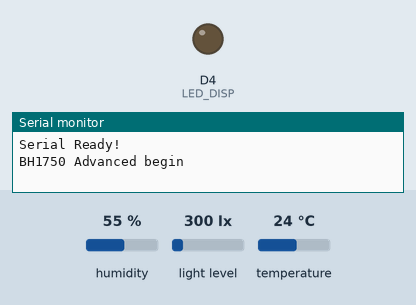
This sketch was run on a simulated ESP8266 (NodeMCU). Parts: output pins drawn as LEDs (lit = HIGH), the last lines printed to the serial monitor. The inputs (shaded band) are chosen by the test bench; at power-on: humidity 55 %, light level 300 lx, temperature 24 °C. WiFi joins after 1.5 s; servers stay silent unless stated.

Above: at 2.9 s.
At 38.9 s:
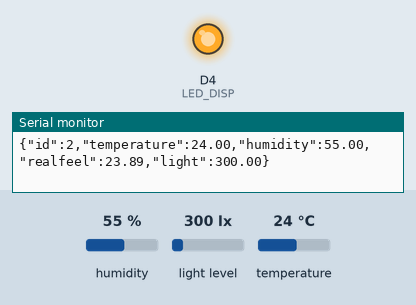
Timing chart, 0 to 40.8 s (numbered marks = the images above):
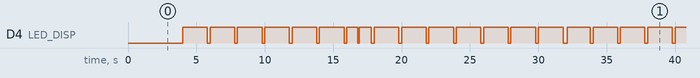

Measured:
- by itself, D4 (LED_DISP): moves between LOW and HIGH, repeating every 30.0 s
- by itself, everything shown: repeats every 30.0 s, in 32 steps

The sketch:

22_Temp_Humi_Light_BLYNK.ino
```cpp
// Board => Node MCU 1.0


#define BLYNK_PRINT Serial
#define BLYNK_TEMPLATE_ID "TMPLgYgVXgrp"
#define BLYNK_DEVICE_NAME "Quickstart Template"
#define BLYNK_AUTH_TOKEN "eUFlE7qMZSjkl7HEyV3s177OfCUqSP8x"

#include <Wire.h>
#include <BH1750.h>
#include "DHT.h"
#include <BlynkSimpleEsp8266.h>

BlynkTimer timer;
BlynkTimer timer2;

// DHT
#define DHTPIN 14   // D5
#define D1 5
#define D2 4
//#define DHTTYPE DHT11   // DHT 11
#define DHTTYPE DHT22   // DHT 22  (AM2302), AM2321
DHT dht(DHTPIN, DHTTYPE);
long i=0;

#define LED_DISP 2 // build in LED 2 or 16

#define ON_OFF_SWITCH 5

float humi;
float temp_c;
float real_c;
float light_lux;

BH1750 lightMeter(0x23); // ADDR -> GND (0x23) , ADDR -> VCC (0x5C) ,

//const char* ssid = "ALIEN_2_2.4G";
//const char* password = "FF5754755";
const char* ssid = "Pakhun";
const char* password = "022798129";
bool ledStatus = 0;
String payload = "json data";
long readDataTime = 15000; // 50 s
long ledBlinkTime = 2000; // 50 s


void setup() {
  Serial.begin(115200);
  while (!Serial); // time to get serial running
  Serial.println(F("Serial Ready!"));
  //attachInterrupt(ON_OFF_SWITCH, switchLED, RISING);
  //startWifi();
  pinMode(LED_DISP, OUTPUT);
  dht.begin();
  Wire.begin(D2,D1); // SDA, SCL
    if (lightMeter.begin(BH1750::CONTINUOUS_HIGH_RES_MODE)) {
      Serial.println(F("BH1750 Advanced begin"));
    } else {
      Serial.println(F("Error initialising BH1750"));
    }
  Blynk.begin(BLYNK_AUTH_TOKEN, ssid, password);
  timer.setInterval(readDataTime, readSensorData);
  timer2.setInterval(ledBlinkTime, blinkLED);
}

void loop() {

   Blynk.run();
   timer.run();
   timer2.run();
}

void readSensorData(){
   readDHTData();
   readLux();
   disPlayLED(100);
   update2BLYNK();
}

void update2BLYNK()
{
  // This function describes what will happen with each timer tick
  // e.g. writing sensor value to datastream V5
  Blynk.virtualWrite(V1, temp_c);   // Write temp
  Blynk.virtualWrite(V4, humi);   // Write humidity
  Blynk.virtualWrite(V5, light_lux);   // Write Light
}

//void startWifi(){
//  WiFi.begin(ssid, password);
//  Serial.print("WiFi Connecting..");
//  while (WiFi.status() != WL_CONNECTED) {
//    Serial.print(".");
//    digitalWrite(LED_DISP, LOW);
//    delay(250);
//    digitalWrite(LED_DISP, HIGH);
//    delay(250);
//  }
//  Serial.println("Connected");
//
//  Serial.println("Ready");
//  Serial.print("IP address: ");
//  Serial.println(WiFi.localIP());
//}

void readDHTData(){
  // Reading temperature or humidity takes about 250 milliseconds!
  // Sensor readings may also be up to 2 seconds 'old' (its a very slow sensor)
  float h = dht.readHumidity();
  // Read temperature as Celsius (the default)
  float t = dht.readTemperature();
  // Read temperature as Fahrenheit (isFahrenheit = true)
  float f = dht.readTemperature(true);

  // Check if any reads failed and exit early (to try again).
  if (isnan(h) || isnan(t) || isnan(f)) {
    Serial.println(F("Failed to read from DHT sensor!"));
    return;
  }

  // Compute heat index in Fahrenheit (the default)
  float hif = dht.computeHeatIndex(f, h);
  // Compute heat index in Celsius (isFahreheit = false)
  float hic = dht.computeHeatIndex(t, h, false);


  float light = readLux();
  humi=h;
  temp_c=t;
  real_c=hic;
  light_lux=light;
  i += 1;
  payload="{\"id\":"+String(i)+",\"temperature\":"+String(t)+",\"humidity\":"+String(h)+",\"realfeel\":"+String(hic)+",\"light\":"+String(light)+"}";
  //publishString(payload);
  Serial.println(payload);
}

void publishString(String data){
  char Buf[100];
  data.toCharArray(Buf,100);
  //client.publish(topic, &Buf[0]);
}

void blinkLED(){
  disPlayLED(200);
}


void disPlayLED(int delayTime){
    //Serial.println("LED Blink OFF");
    digitalWrite(LED_DISP, LOW);
    delay(delayTime);
    //Serial.println("LED Blink ON");
    digitalWrite(LED_DISP, HIGH);
}

ICACHE_RAM_ATTR void switchLED(){
  if(ledStatus==false){
    digitalWrite(LED_DISP, HIGH);
    ledStatus=true;
  }else{
    digitalWrite(LED_DISP, LOW);
    ledStatus=false;
  }
}

float readLux(){
  float lux = lightMeter.readLightLevel();
//  Serial.print("Light: ");
//  Serial.print(lux);
//  Serial.println(" lx");
  return lux;
}
```
